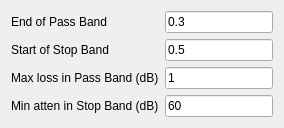
         <widget class="QWidget" name="iirlpfPage">
          <layout class="QFormLayout" name="formLayout_15">
           <item row="0" column="0">
            <widget class="QLabel" name="iirendofLpfPassBandLabel">
             <property name="text">
              <string>End of Pass Band</string>
             </property>
            </widget>
           </item>
           <item row="0" column="1">
            <widget class="QLineEdit" name="iirendofLpfPassBandEdit">
             <property name="text">
              <string>0.3</string>
             </property>
            </widget>
           </item>
           <item row="1" column="0">
            <widget class="QLabel" name="iirstartofLpfStopBandLabel">
             <property name="text">
              <string>Start of Stop Band </string>
             </property>
            </widget>
           </item>
           <item row="1" column="1">
            <widget class="QLineEdit" name="iirstartofLpfStopBandEdit">
             <property name="text">
              <string>0.5</string>
             </property>
            </widget>
           </item>
           <item row="2" column="0">
            <widget class="QLabel" name="iirLpfPassBandAttenLabel">
             <property name="text">
              <string>Max loss in Pass Band (dB)</string>
             </property>
            </widget>
           </item>
           <item row="2" column="1">
            <widget class="QLineEdit" name="iirLpfPassBandAttenEdit">
             <property name="text">
              <string>1</string>
             </property>
            </widget>
           </item>
           <item row="3" column="0">
            <widget class="QLabel" name="iirLpfStopBandRippleLabel">
             <property name="text">
              <string>Min atten in Stop Band (dB)</string>
             </property>
            </widget>
           </item>
           <item row="3" column="1">
            <widget class="QLineEdit" name="iirLpfStopBandRippleEdit">
             <property name="text">
              <string>60</string>
             </property>
            </widget>
           </item>
          </layout>
         </widget>
